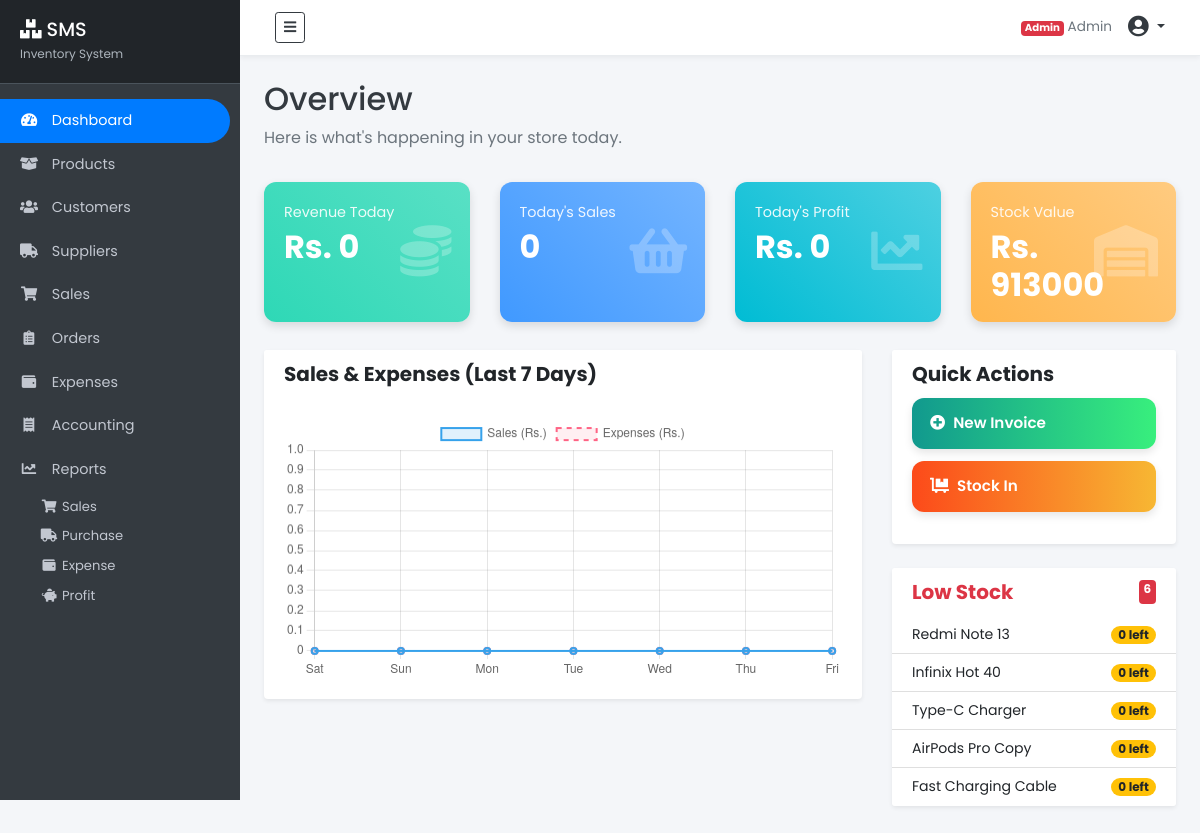
The page /dashboard/ (signed in) on the database its author committed.
### products/models.py (models this page shows, shortened)
class Product(models.Model):
    name          = models.CharField(max_length=255)
    sku           = models.CharField(max_length=50, unique=True)
    category      = models.ForeignKey(Category, on_delete=models.SET_NULL,
                                      null=True, blank=True)
    sale_price    = models.DecimalField(max_digits=10, decimal_places=2, default=0)
    reorder_level = models.PositiveIntegerField(default=10)
    description   = models.TextField(blank=True)
    is_active     = models.BooleanField(default=True)
    @property
    def current_stock(self):
        return self.batches.filter(quantity__gt=0).aggregate(
            t=Sum('quantity'))['t'] or 0
    @property
    def is_low_stock(self):
        return self.current_stock <= self.reorder_level
    @property
    def stock_value(self):
        return sum(b.cost_price * b.quantity
                   for b in self.batches.filter(quantity__gt=0))

### dashboard/views.py (the view)
# urls.py: path('', views.accounting_index, name='accounting-index'),
@seller_required
def index(request):
    from sales.models    import Sale
    from expenses.models import Expense
    from products.models import Product
    from customers.models import Customer
    from suppliers.models import Supplier
    today = datetime.date.today()
    today_sales    = Sale.objects.filter(sale_date=today)
    today_revenue  = sum(s.total_amount  for s in today_sales)
    today_profit   = sum(sum(i.profit for i in s.items.all()) for s in today_sales)
    today_invoices = today_sales.count()
    stock_value   = sum(p.stock_value for p in Product.objects.all())
    low_stock     = [p for p in Product.objects.all() if p.is_low_stock]
    chart_labels, chart_sales, chart_expenses = [], [], []
    for i in range(6, -1, -1):
        day = today - datetime.timedelta(days=i)
        chart_labels.append(day.strftime('%a'))
        day_rev = sum(s.total_amount for s in Sale.objects.filter(sale_date=day))
        day_exp = sum(e.amount for e in Expense.objects.filter(date=day))
        chart_sales.append(float(day_rev))
        chart_expenses.append(float(day_exp))
    context = {
        'today_revenue':   today_revenue,
        'today_invoices':  today_invoices,
        'today_profit':    today_profit,
        'stock_value':     stock_value,
        'low_stock_items': low_stock[:5],
        'low_stock_count': len(low_stock),
        'total_customers': Customer.objects.count(),
        'total_suppliers': Supplier.objects.count(),
        'chart_labels':    chart_labels,
        'chart_sales':     chart_sales,
        'chart_expenses':  chart_expenses,
        'recent_sales':    today_sales.order_by('-created_at')[:5],
    }
    return render(request, 'dashboard/index.html', context)

### templates/dashboard/index.html (shortened to what this page needs)
{% extends "partials/base.html" %}
{% block content %}
<div class="container-fluid p-4">
    <div class="row mb-3">
        <div class="col-12">
            <h2 class="text-dark">Overview</h2>
            <p class="text-muted">Here is what's happening in your store today.</p>
        </div>
    </div>
    <div class="row">
        <div class="col-md-3 col-sm-6">
            <div class="card-box bg-gradient-success">
                <div class="icon"><i class="fas fa-coins"></i></div>
                <p>Revenue Today</p>
                <h3> Rs. {{ today_revenue|floatformat:0 }}</h3>
            </div>
        </div>
        <div class="col-md-3 col-sm-6">
            <div class="card-box bg-gradient-primary">
                <div class="icon"><i class="fas fa-shopping-basket"></i></div>
                <p>Today's Sales</p>
                <h3>{{ today_invoices }}</h3>
            </div>
        </div>
        <div class="col-md-3 col-sm-6">
            <div class="card-box bg-gradient-info">
                <div class="icon"><i class="fas fa-chart-line"></i></div>
                <p>Today's Profit</p>
                <h3> Rs. {{ today_profit|floatformat:0 }}</h3>
            </div>
        </div>
        <div class="col-md-3 col-sm-6">
            <div class="card-box bg-gradient-warning">
                <div class="icon"><i class="fas fa-warehouse"></i></div>
                <p>Stock Value</p>
                <h3> Rs. {{ stock_value|floatformat:0 }}</h3>
            </div>
        </div>
    </div>
    <div class="row mt-2">
        <div class="col-lg-8 mb-4">
            <div class="card shadow-sm border-0">
                <div class="card-header bg-white border-0">
                    <h5 class="mb-0 font-weight-bold">Sales & Expenses (Last 7 Days)</h5>
                </div>
                <div class="card-body">
                    <canvas id="salesChart" height="140"></canvas>
                </div>
            </div>
        </div>
        <div class="col-lg-4 mb-4">
            <div class="card shadow-sm border-0 mb-4">
                <div class="card-header bg-white border-0">
                    <h5 class="mb-0 font-weight-bold">Quick Actions</h5>
                </div>
                <div class="card-body pt-0">
                    <a href="{% url 'sale-list' %}" class="btn btn-action btn-add-sale">
                        <i class="fas fa-plus-circle mr-2"></i>New Invoice
                    </a>
                    <a href="{% url 'purchase-add' %}" class="btn btn-action btn-update-stock">
                        <i class="fas fa-dolly-flatbed mr-2"></i>Stock In
                    </a>
                </div>
            </div>
            <div class="card shadow-sm border-0">
                <div class="card-header bg-white border-0 d-flex justify-content-between">
                    <h5 class="mb-0 font-weight-bold text-danger">Low Stock</h5>
                    <span class="badge badge-danger">{{ low_stock_count }}</span>
                </div>
                <ul class="list-group list-group-flush">
                    {% for product in low_stock_items %}
                    <li class="list-group-item d-flex justify-content-between align-items-center py-2">
                        <span style="font-size:.88rem;">{{ product.name }}</span>
                        <span class="badge badge-warning badge-pill">{{ product.current_stock }} left</span>
                    </li>
                    {% empty %}
                    <li class="list-group-item text-muted" style="font-size:.85rem;">All stock levels healthy.</li>
                    {% endfor %}
                </ul>
            </div>
        </div>
    </div>
</div>
{% endblock %}
{% block extra_js %}
<script>
new Chart(document.getElementById('salesChart').getContext('2d'), {
    type: 'line',
    data: {
        labels: {{ chart_labels|safe }},
        datasets: [
            { label: 'Sales (Rs.)', data: {{ chart_sales|safe }}, backgroundColor: 'rgba(54,162,235,.15)', borderColor: 'rgba(54,162,235,1)', borderWidth: 2, fill: true, tension: .4 },
            { label: 'Expenses (Rs.)', data: {{ chart_expenses|safe }}, backgroundColor: 'rgba(255,99,132,.1)', borderColor: 'rgba(255,99,132,1)', borderWidth: 2, borderDash: [5,5], tension: .4 }
        ]
    },
    options: { responsive: true, plugins: { legend: { position: 'top' }}, scales: { y: { beginAtZero: true }}}
});
</script>
{% endblock %}

### templates/partials/nav.html (shortened to what this page needs)
<nav class="navbar navbar-expand-lg navbar-light bg-white">
    <div class="container-fluid">
        {% if user.is_authenticated %}
            {% if user.profile.role == 'customer' %}
                <a href="{% url 'customer-dashboard' %}" class="navbar-brand d-flex align-items-center" style="text-decoration:none;">
                    <span style="background:#1a1a2e;color:#fff;padding:5px 12px;border-radius:8px;font-weight:700;font-size:1rem;letter-spacing:1px;">
                        <i class="fas fa-boxes mr-1"></i> SMS
                    </span>
                    <span class="ml-2 text-muted" style="font-size:.8rem;">Customer Portal</span>
                </a>
            {% else %}
                <button type="button" id="sidebarCollapse" class="btn btn-outline-dark btn-sm">
                    <i class="fas fa-bars"></i>
                </button>
            {% endif %}
        {% endif %}
        <div class="ml-auto d-flex align-items-center">
            {% if user.is_authenticated %}
            <span class="text-muted mr-3" style="font-size:.85rem;">
                {% if user.is_superuser %}
                    <span class="badge badge-danger">Admin</span>
                {% elif user.profile.role == 'seller' %}
                    <span class="badge badge-primary">Seller</span>
                {% else %}
                    <span class="badge badge-success">Customer</span>
                {% endif %}
                {{ user.get_full_name|default:user.username }}
            </span>
            <div class="dropdown">
                <a href="#" class="text-dark dropdown-toggle" data-toggle="dropdown">
                    <i class="fas fa-user-circle fa-lg"></i>
                </a>
            </div>
            {% else %}
            <a href="{% url 'user-login' %}" class="btn btn-primary btn-sm">Login</a>
            {% endif %}
        </div>
    </div>
</nav>

### static/style.css (style rules this page uses)
body { font-family: 'Poppins', sans-serif; background: #f4f6f9; overflow-x: hidden; }
.navbar { padding: 12px 20px; background: #fff; border-bottom: 1px solid #e9ecef; box-shadow: 0 2px 5px rgba(0,0,0,.05); position: sticky; top: 0; z-index: 100; }
.card-box { position: relative; color: #fff; padding: 20px 22px 5px 20px; border-radius: 12px; margin-bottom: 20px; box-shadow: 0 4px 10px rgba(0,0,0,.12); height: 140px; }
.card-box h3 { font-size: 2rem; font-weight: 700; margin: 0; }
.card-box p { font-size: .9rem; opacity: .9; margin: 0 0 4px; }
.card-box .icon { position: absolute; top: 50%; right: 18px; transform: translateY(-50%); font-size: 3.2rem; opacity: .25; }
.bg-gradient-primary { background: linear-gradient(45deg,#4099ff,#73b4ff); }
.bg-gradient-success { background: linear-gradient(45deg,#2ed8b6,#59e0c5); }
.bg-gradient-warning { background: linear-gradient(45deg,#FFB64D,#ffcb80); }
.bg-gradient-info { background: linear-gradient(45deg,#00BCD4,#4DD0E1); }
.btn-action { width: 100%; padding: 14px 18px; font-size: .95rem; font-weight: 600; border-radius: 12px; border: none; cursor: pointer; color: #fff; box-shadow: 0 4px 8px rgba(0,0,0,.1); margin-bottom: 12px; transition: transform .2s; text-align: left; display: block; }
.btn-add-sale { background: linear-gradient(to right,#11998e,#38ef7d); }
.btn-update-stock { background: linear-gradient(to right,#fc4a1a,#f7b733); }

### rows shown on the page
Product: name "Redmi Note 13", current_stock "0"
Product: name "Infinix Hot 40", current_stock "0"
Product: name "Type-C Charger", current_stock "0"
Product: name "AirPods Pro Copy", current_stock "0"
Product: name "Fast Charging Cable", current_stock "0"

### other values the page prints
{{ user.get_full_name|default:user.username }} "Admin"
{{ today_revenue|floatformat:0 }} "0"
{{ today_invoices }} "0"
{{ today_profit|floatformat:0 }} "0"
{{ stock_value|floatformat:0 }} "913000"
{{ low_stock_count }} "6"
